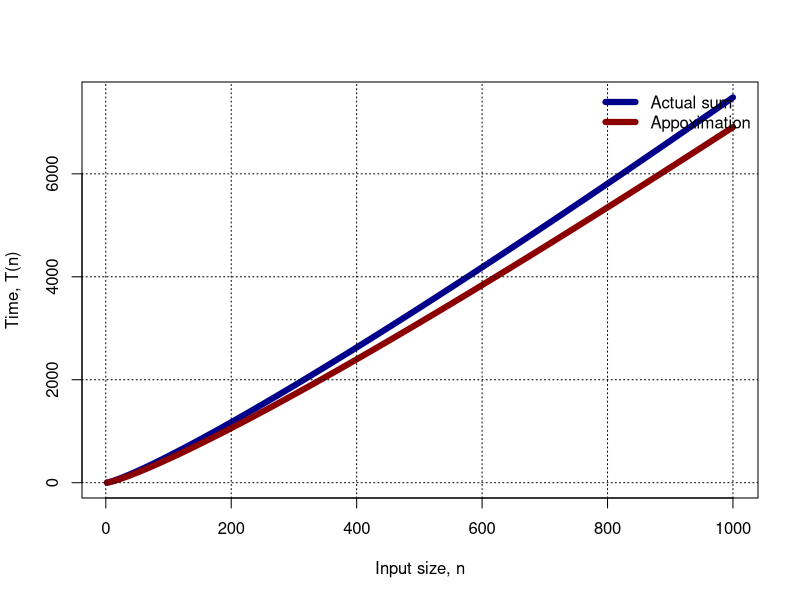

This chart was generated by the following R code:
#x<-seq(1, 1000, 1);
n<-1000;
y1<-c();
y2<-c();
x1<-c();
for (i in seq(2, n)) {
	sum <- 0;
	for (j in seq(1, i - 1)) {
		sum<-sum+(i)/(i-j)
	}
	x1[i]<-i;
	y1[i]<-sum;
	y2[i]<-i*log(i);
}

cairo_pdf("approximation.pdf");
plot(x1, y1, type="l", lwd=6, col="darkblue", main="", xlab="Input size, n", ylab="Time, T(n)");
points(x1, y2, type="l", lwd=6, col="darkred");
grid(col="black");
legend("topright", c("Actual sum", "Appoximation"), col=c("darkblue", "darkred"), lwd=6, bty="n");
dev.off();